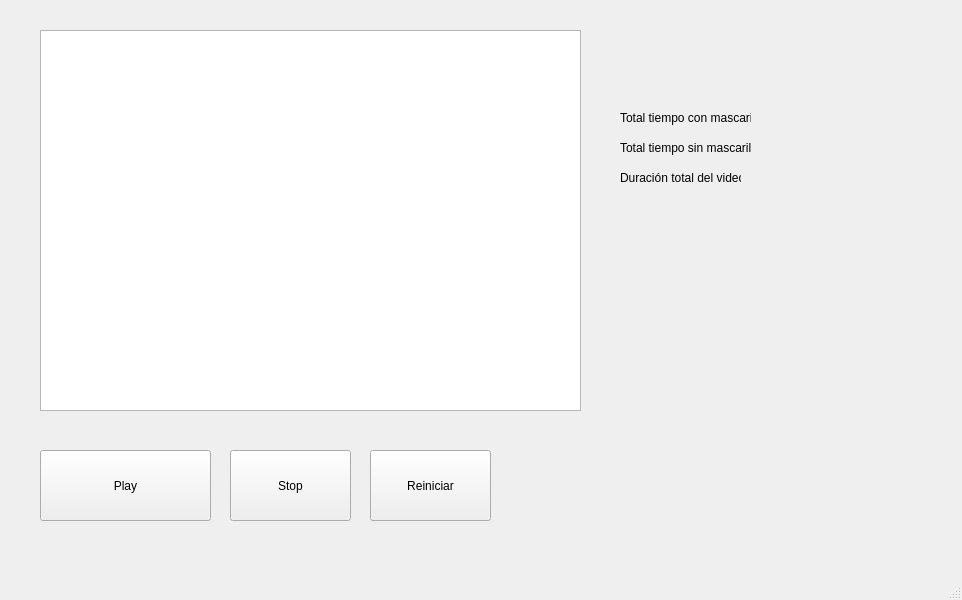
<?xml version="1.0" encoding="UTF-8"?>
<ui version="4.0">
 <class>MainWindow</class>
 <widget class="QMainWindow" name="MainWindow">
  <property name="geometry">
   <rect>
    <x>0</x>
    <y>0</y>
    <width>962</width>
    <height>600</height>
   </rect>
  </property>
  <property name="windowTitle">
   <string>Proyecto Text Mining and Image Recognition</string>
  </property>
  <widget class="QWidget" name="centralwidget">
   <widget class="QPushButton" name="pushButton">
    <property name="geometry">
     <rect>
      <x>40</x>
      <y>450</y>
      <width>171</width>
      <height>71</height>
     </rect>
    </property>
    <property name="text">
     <string>Play</string>
    </property>
    <property name="icon">
     <iconset>
      <normaloff>play.ico</normaloff>play.ico</iconset>
    </property>
    <property name="iconSize">
     <size>
      <width>32</width>
      <height>32</height>
     </size>
    </property>
   </widget>
   <widget class="QPushButton" name="pushButton_2">
    <property name="geometry">
     <rect>
      <x>230</x>
      <y>450</y>
      <width>121</width>
      <height>71</height>
     </rect>
    </property>
    <property name="text">
     <string>Stop</string>
    </property>
    <property name="icon">
     <iconset>
      <normaloff>stop.ico</normaloff>stop.ico</iconset>
    </property>
    <property name="iconSize">
     <size>
      <width>32</width>
      <height>32</height>
     </size>
    </property>
   </widget>
   <widget class="QGraphicsView" name="graphicsView">
    <property name="geometry">
     <rect>
      <x>40</x>
      <y>30</y>
      <width>541</width>
      <height>381</height>
     </rect>
    </property>
   </widget>
   <widget class="QLabel" name="label">
    <property name="geometry">
     <rect>
      <x>620</x>
      <y>170</y>
      <width>121</width>
      <height>16</height>
     </rect>
    </property>
    <property name="text">
     <string>Duración total del video</string>
    </property>
   </widget>
   <widget class="QLabel" name="label_2">
    <property name="geometry">
     <rect>
      <x>620</x>
      <y>110</y>
      <width>131</width>
      <height>16</height>
     </rect>
    </property>
    <property name="text">
     <string>Total tiempo con mascarilla</string>
    </property>
   </widget>
   <widget class="QLabel" name="label_3">
    <property name="geometry">
     <rect>
      <x>620</x>
      <y>140</y>
      <width>131</width>
      <height>16</height>
     </rect>
    </property>
    <property name="text">
     <string>Total tiempo sin mascarilla</string>
    </property>
   </widget>
   <widget class="QLabel" name="conMascarilla">
    <property name="geometry">
     <rect>
      <x>770</x>
      <y>110</y>
      <width>47</width>
      <height>13</height>
     </rect>
    </property>
    <property name="text">
     <string/>
    </property>
   </widget>
   <widget class="QLabel" name="sinMascarilla">
    <property name="geometry">
     <rect>
      <x>760</x>
      <y>140</y>
      <width>47</width>
      <height>13</height>
     </rect>
    </property>
    <property name="text">
     <string/>
    </property>
   </widget>
   <widget class="QLabel" name="total">
    <property name="geometry">
     <rect>
      <x>760</x>
      <y>170</y>
      <width>47</width>
      <height>13</height>
     </rect>
    </property>
    <property name="text">
     <string/>
    </property>
   </widget>
   <widget class="QPushButton" name="pushButton_3">
    <property name="geometry">
     <rect>
      <x>370</x>
      <y>450</y>
      <width>121</width>
      <height>71</height>
     </rect>
    </property>
    <property name="text">
     <string>Reiniciar</string>
    </property>
    <property name="icon">
     <iconset>
      <normaloff>reiniciar.ico</normaloff>reiniciar.ico</iconset>
    </property>
    <property name="iconSize">
     <size>
      <width>32</width>
      <height>32</height>
     </size>
    </property>
   </widget>
  </widget>
  <widget class="QMenuBar" name="menubar">
   <property name="geometry">
    <rect>
     <x>0</x>
     <y>0</y>
     <width>962</width>
     <height>21</height>
    </rect>
   </property>
  </widget>
  <widget class="QStatusBar" name="statusbar"/>
 </widget>
 <resources/>
 <connections/>
</ui>
